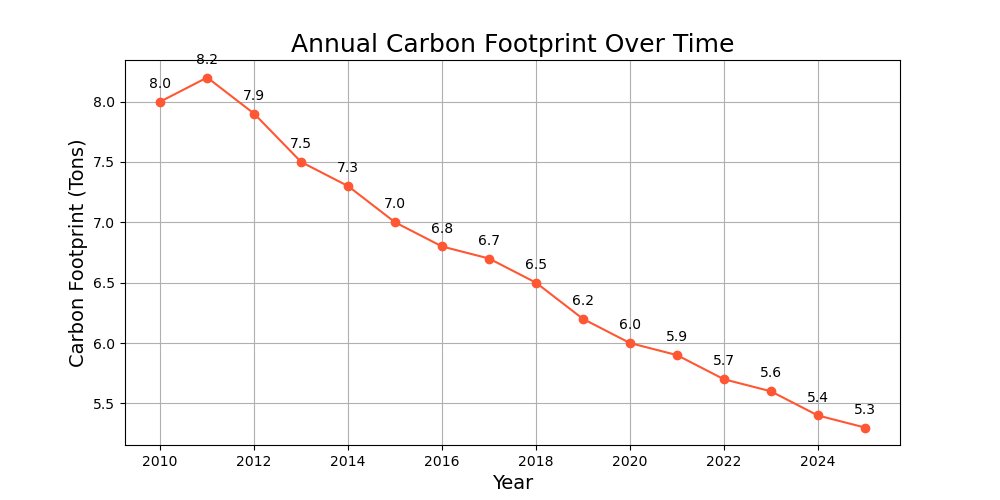

Write the Python code that produced this figure.

import matplotlib.pyplot as plt

years = [2010, 2011, 2012, 2013, 2014, 2015, 2016, 2017, 2018, 2019, 2020, 2021, 2022, 2023, 2024, 2025]
carbon_footprint = [8.0, 8.2, 7.9, 7.5, 7.3, 7.0, 6.8, 6.7, 6.5, 6.2, 6.0, 5.9, 5.7, 5.6, 5.4, 5.3]

fig, ax = plt.subplots(figsize=(10, 5))

ax.plot(years, carbon_footprint, color='#ff5733', marker='o')

ax.set_title('Annual Carbon Footprint Over Time', fontsize=18)
ax.set_xlabel('Year', fontsize=14)
ax.set_ylabel('Carbon Footprint (Tons)', fontsize=14)

for year, footprint in zip(years, carbon_footprint):
    ax.annotate(f'{footprint}', xy=(year, footprint), textcoords="offset points", xytext=(0,10), ha='center')

plt.grid(True)
plt.show()
